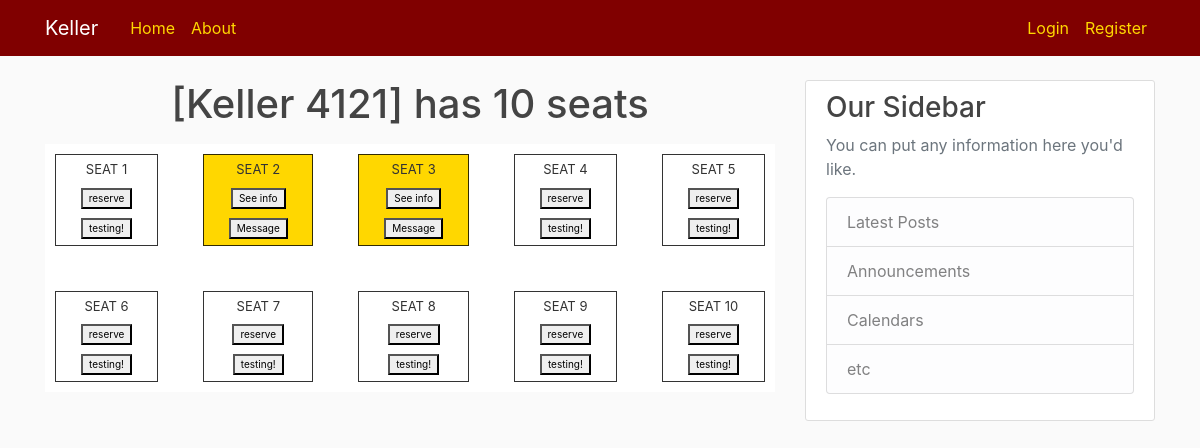
Page /location/Keller 4121 on the earlier database version.
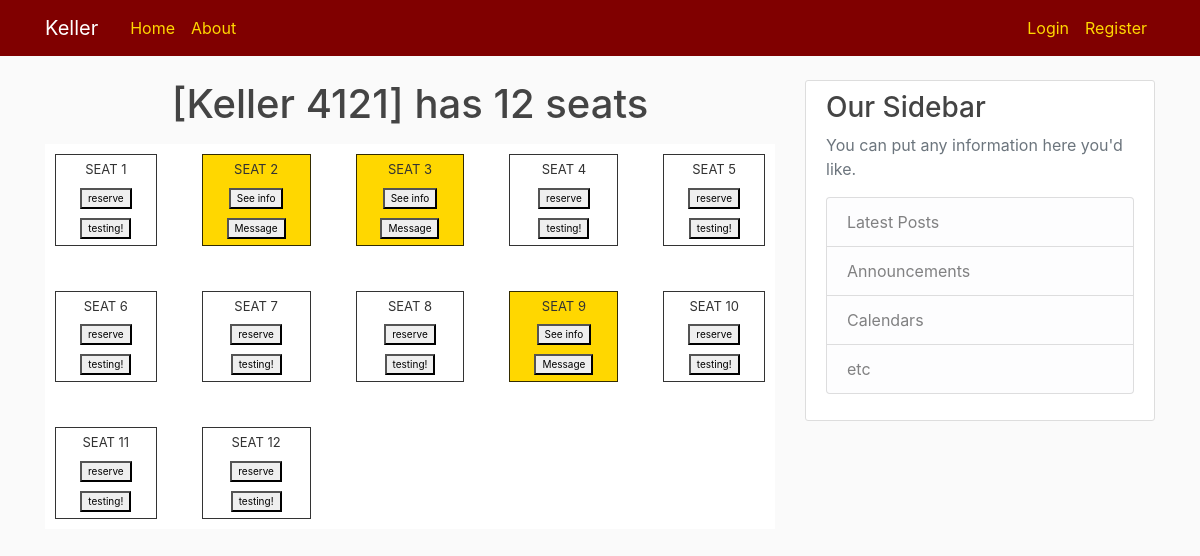
Same page on the later database version.
### flaskblog/models.py (models this page shows, shortened)
class Seat(db.Model):
    __table_args__ = (
        db.UniqueConstraint('location_name', 'seat_num', name='unique_seat_info'),
    )
    id = db.Column(db.Integer, primary_key=True)
    location_name = db.Column(db.String(100), nullable=False)
    seat_num = db.Column(db.Integer, nullable=False)
    location_id = db.Column(db.Integer, db.ForeignKey('location.id'), nullable=False)
    users = db.relationship('User', backref='seated', lazy=True)

### flaskblog/locations/routes.py (the view)
@locations.route("/location/<string:name>")
def show_seats(name):
    location = Location.query.filter_by(name=name).first_or_404()
    seats = Seat.query.filter_by(where=location)
    return render_template('location.html',seats=seats, location=location)

### flaskblog/templates/location.html
{%extends "layout.html"%}
{%block content%}
  <h1 class="mb-3 text-center">[{{ location.name }}] has {{ seats.count() }} seats</h1>
  <div class="grid-container">
    {%for seat in seats%}
    {%if seat.users%}
      {%if seat.users[0] == current_user%}
        <div class="grid-item occupied-seat">
          <div class="seat_name">SEAT {{seat.seat_num}}</div>
          <a href="{{ url_for('locations.leave', seat_id=seat.id, location_name=location.name) }}"><button class="button button1"> Leave </button></a>
          <a href="{{ url_for('main.home', page=page_num) }}"><button class="button button1">Update</button></a>
        </div>
      {%else%}
        <div class="grid-item owned-seat">
          <div class="seat_name">SEAT {{seat.seat_num}}</div>
          <a href="{{ url_for('users.profile', username=(seat.users)[0].username)}}"><button class="button button1">See info</button></a>
          <a href="{{ url_for('main.home', page=page_num) }}"><button class="button button1">Message</button></a>
        </div>
      {%endif%}
    {%else%}
      <div class="grid-item empty-seat">
        <div class="seat_name">SEAT {{seat.seat_num}}</div>
        <a href="{{ url_for('locations.reserve', seat_id=seat.id, location_name=location.name) }}"><button class="button button1">reserve</button></a>
        <a href="{{ url_for('main.home', page=page_num) }}"><button class="button button1">testing!</button></a>
      </div>
    {%endif%}
    {% endfor %}
  </div>
{%endblock content%}

Differences in the rows shown:
computed for Seat (number 9 of 12 on the later page): text "reserve testing!" → "See info Message"
added Seat: seat_num "11"
added Seat: seat_num "12"
Other differences:
{{ seats.count() }}: "10" → "12"
